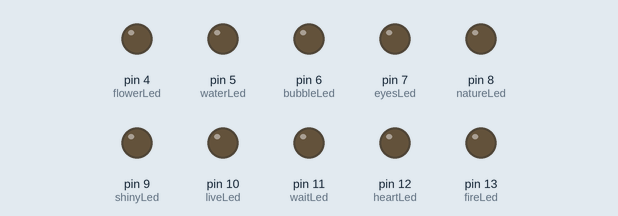
Simulated run of this sketch. Board: Arduino Uno, built with avr-gcc and run on an emulated ATmega328P. Parts: output pins drawn as LEDs (lit = HIGH).

Above: at 1.3 s.
Timing chart, 0 to 5.2 s (numbered marks = the images above):
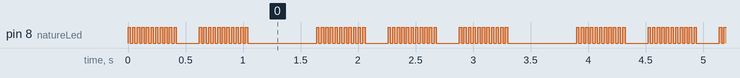

Measured:
- by itself, pin 8 (natureLed): moves between LOW and HIGH, repeating every 2.3 s
- by itself, everything shown: repeats every 2.3 s, in 6 steps

The sketch:

IxD_Arduino_1.ino
```cpp
int fireLed = 13;
int heartLed = 12;
int waitLed = 11;
int liveLed = 10;
int shinyLed = 9;
int natureLed = 8;
int eyesLed = 7;
int bubbleLed = 6;
int waterLed = 5;
int flowerLed = 4;

int fadeAmount = 1;


void setup()
{

  Serial.begin(9600);

  pinMode(fireLed, OUTPUT);
  pinMode(heartLed, OUTPUT);
  pinMode(waitLed, OUTPUT);
  pinMode(liveLed, OUTPUT);
  pinMode(shinyLed, OUTPUT);
  pinMode(natureLed, OUTPUT);
  pinMode(eyesLed, OUTPUT);
  pinMode(bubbleLed, OUTPUT);
  pinMode(waterLed, OUTPUT);
  pinMode(flowerLed, OUTPUT);
}
void loop()
{

//Activate which leds you want

  //fire();
  //heart();
  //wait();
  //live();
  //shiny();
  nature();
  //eyes();
  //bubble();
  //water();
  //flower();

}

void fire()
{
  digitalWrite (fireLed, HIGH);
  delay(50);
  digitalWrite (fireLed, LOW);
  delay(10);
  digitalWrite (fireLed, HIGH);
  delay(100);
  digitalWrite (fireLed, LOW);
  delay(10);
  digitalWrite (fireLed, HIGH);
  delay(500);
  digitalWrite (fireLed, LOW);
  delay(5);
  digitalWrite (fireLed, HIGH);
  delay(750);
  digitalWrite (fireLed, LOW);
  delay(10);
  digitalWrite (fireLed, HIGH);
  delay(2000);
  digitalWrite (fireLed, LOW);
  delay(5);

  digitalWrite (fireLed, HIGH);
  delay(50);
  digitalWrite (fireLed, LOW);
  delay(10);
  digitalWrite (fireLed, HIGH);
  delay(100);
  digitalWrite (fireLed, LOW);
  delay(10);
  digitalWrite (fireLed, HIGH);
  delay(500);
  digitalWrite (fireLed, LOW);
  delay(5);
  digitalWrite (fireLed, HIGH);
  delay(750);
  digitalWrite (fireLed, LOW);
  delay(10);
  digitalWrite (fireLed, HIGH);
  delay(2000);
  digitalWrite (fireLed, LOW);
  delay(5);
}

void heart()
{
  digitalWrite (heartLed, HIGH);
  delay(500);
  digitalWrite (heartLed, LOW);
  delay(50);
  digitalWrite (heartLed, HIGH);
  delay(300);
  digitalWrite (heartLed, LOW);
  delay(75);
  digitalWrite (heartLed, HIGH);
  delay(500);
  digitalWrite (heartLed, LOW);
  delay(50);
  digitalWrite (heartLed, HIGH);
  delay(300);
  digitalWrite (heartLed, LOW);
  delay(75);
  digitalWrite (heartLed, HIGH);
  delay(500);
  digitalWrite (heartLed, LOW);
  delay(50);
  digitalWrite (heartLed, HIGH);
  delay(300);
  digitalWrite (heartLed, LOW);
  delay(75);
  digitalWrite (heartLed, HIGH);
  delay(500);
  digitalWrite (heartLed, LOW);
  delay(50);
  digitalWrite (heartLed, HIGH);
  delay(300);
  digitalWrite (heartLed, LOW);
  delay(75);
  digitalWrite (heartLed, HIGH);
  delay(500);
  digitalWrite (heartLed, LOW);
  delay(50);
  digitalWrite (heartLed, HIGH);
  delay(300);
  digitalWrite (heartLed, LOW);
  delay(75);
  digitalWrite (heartLed, HIGH);
  delay(500);
  digitalWrite (heartLed, LOW);
  delay(50);
  digitalWrite (heartLed, HIGH);
  delay(300);
  digitalWrite (heartLed, LOW);
  delay(75);
  digitalWrite (heartLed, HIGH);
  delay(500);
  digitalWrite (heartLed, LOW);
  delay(50);
  digitalWrite (heartLed, HIGH);
  delay(300);
  digitalWrite (heartLed, LOW);
  delay(75);
  digitalWrite (heartLed, HIGH);
  delay(500);
  digitalWrite (heartLed, LOW);
  delay(50);
  digitalWrite (heartLed, HIGH);
  delay(300);
  digitalWrite (heartLed, LOW);
  delay(75);
  digitalWrite (heartLed, HIGH);
  delay(500);
  digitalWrite (heartLed, LOW);
  delay(50);
  digitalWrite (heartLed, HIGH);
  delay(300);
  digitalWrite (heartLed, LOW);
  delay(75);
}

void wait()
{
  analogWrite(waitLed, 25);
  delay(1000);
  analogWrite(waitLed, 50);
  delay(750);
  analogWrite(waitLed, 100);
  delay(500);
  analogWrite(waitLed, 150);
  delay(250);
  analogWrite(waitLed, 255);
  delay(100);
  analogWrite(waitLed, 5);
  delay(10);
  analogWrite(waitLed, 0);
  delay(300);
  analogWrite(waitLed, 5);
  delay(200);
  analogWrite(waitLed, 0);
  delay(3000);

  analogWrite(waitLed, 25);
  delay(1000);
  analogWrite(waitLed, 50);
  delay(750);
  analogWrite(waitLed, 100);
  delay(500);
  analogWrite(waitLed, 150);
  delay(250);
  analogWrite(waitLed, 255);
  delay(100);
  analogWrite(waitLed, 5);
  delay(10);
  analogWrite(waitLed, 0);
  delay(300);
  analogWrite(waitLed, 5);
  delay(200);
  analogWrite(waitLed, 0);
  delay(3000);

  analogWrite(waitLed, 25);
  delay(1000);
  analogWrite(waitLed, 50);
  delay(750);
  analogWrite(waitLed, 100);
  delay(500);
  analogWrite(waitLed, 150);
  delay(250);
  analogWrite(waitLed, 255);
  delay(100);
  analogWrite(waitLed, 5);
  delay(10);
  analogWrite(waitLed, 0);
  delay(300);
  analogWrite(waitLed, 5);
  delay(200);
  analogWrite(waitLed, 0);
  delay(3000);

  analogWrite(waitLed, 25);
  delay(1000);
  analogWrite(waitLed, 50);
  delay(750);
  analogWrite(waitLed, 100);
  delay(500);
  analogWrite(waitLed, 150);
  delay(250);
  analogWrite(waitLed, 255);
  delay(100);
  analogWrite(waitLed, 5);
  delay(10);
  analogWrite(waitLed, 0);
  delay(300);
  analogWrite(waitLed, 5);
  delay(200);
  analogWrite(waitLed, 0);
  delay(3000);
}

void live()
{

  fadeAmount++;
  analogWrite(liveLed, fadeAmount);
  delay(10 );
  if(fadeAmount == 255)
  {
    fadeAmount = 0;
  }
  Serial.println(fadeAmount);
}

void shiny()
{
  fadeAmount++;
  analogWrite(shinyLed, fadeAmount);
  delay(50);

  if(fadeAmount == 255)
  {
    delay(2000);
    fadeAmount = 0;
  }
}

void nature()
{
  digitalWrite (natureLed, HIGH);
  delay(20);
  digitalWrite (natureLed, LOW);
  delay(20);
  digitalWrite (natureLed, HIGH);
  delay(20);
  digitalWrite (natureLed, LOW);
  delay(20);
  digitalWrite (natureLed, HIGH);
  delay(20);
  digitalWrite (natureLed, LOW);
  delay(20);
  digitalWrite (natureLed, HIGH);
  delay(20);
  digitalWrite (natureLed, LOW);
  delay(20);
  digitalWrite (natureLed, HIGH);
  delay(20);
  digitalWrite (natureLed, LOW);
  delay(20);
  digitalWrite (natureLed, HIGH);
  delay(20);
  digitalWrite (natureLed, LOW);
  delay(20);
  digitalWrite (natureLed, HIGH);
  delay(20);
  digitalWrite (natureLed, LOW);
  delay(20);
  digitalWrite (natureLed, HIGH);
  delay(20);
  digitalWrite (natureLed, LOW);
  delay(20);
  digitalWrite (natureLed, HIGH);
  delay(20);
  digitalWrite (natureLed, LOW);
  delay(20);
  digitalWrite (natureLed, HIGH);
  delay(20);
  digitalWrite (natureLed, LOW);
  delay(20);
  digitalWrite (natureLed, HIGH);
  delay(20);
  digitalWrite (natureLed, LOW);
  delay(200);

  digitalWrite (natureLed, HIGH);
  delay(20);
  digitalWrite (natureLed, LOW);
  delay(20);
  digitalWrite (natureLed, HIGH);
  delay(20);
  digitalWrite (natureLed, LOW);
  delay(20);
  digitalWrite (natureLed, HIGH);
  delay(20);
  digitalWrite (natureLed, LOW);
  delay(20);
  digitalWrite (natureLed, HIGH);
  delay(20);
  digitalWrite (natureLed, LOW);
  delay(20);
  digitalWrite (natureLed, HIGH);
  delay(20);
  digitalWrite (natureLed, LOW);
  delay(20);
  digitalWrite (natureLed, HIGH);
  delay(20);
  digitalWrite (natureLed, LOW);
  delay(20);
  digitalWrite (natureLed, HIGH);
  delay(20);
  digitalWrite (natureLed, LOW);
  delay(20);
  digitalWrite (natureLed, HIGH);
  delay(20);
  digitalWrite (natureLed, LOW);
  delay(20);
  digitalWrite (natureLed, HIGH);
  delay(20);
  digitalWrite (natureLed, LOW);
  delay(20);
  digitalWrite (natureLed, HIGH);
  delay(20);
  digitalWrite (natureLed, LOW);
  delay(20);
  digitalWrite (natureLed, HIGH);
  delay(20);
  digitalWrite (natureLed, LOW);
  delay(600);

  digitalWrite (natureLed, HIGH);
  delay(20);
  digitalWrite (natureLed, LOW);
  delay(20);
  digitalWrite (natureLed, HIGH);
  delay(20);
  digitalWrite (natureLed, LOW);
  delay(20);
  digitalWrite (natureLed, HIGH);
  delay(20);
  digitalWrite (natureLed, LOW);
  delay(20);
  digitalWrite (natureLed, HIGH);
  delay(20);
  digitalWrite (natureLed, LOW);
  delay(20);
  digitalWrite (natureLed, HIGH);
  delay(20);
  digitalWrite (natureLed, LOW);
  delay(20);
  digitalWrite (natureLed, HIGH);
  delay(20);
  digitalWrite (natureLed, LOW);
  delay(20);
  digitalWrite (natureLed, HIGH);
  delay(20);
  digitalWrite (natureLed, LOW);
  delay(20);
  digitalWrite (natureLed, HIGH);
  delay(20);
  digitalWrite (natureLed, LOW);
  delay(20);
  digitalWrite (natureLed, HIGH);
  delay(20);
  digitalWrite (natureLed, LOW);
  delay(20);
  digitalWrite (natureLed, HIGH);
  delay(20);
  digitalWrite (natureLed, LOW);
  delay(20);
  digitalWrite (natureLed, HIGH);
  delay(20);
  digitalWrite (natureLed, LOW);
  delay(200);
}

void eyes()
{
  digitalWrite (eyesLed, HIGH);
  delay(3000);
  digitalWrite (eyesLed, LOW);
  delay(150);

  digitalWrite (eyesLed, HIGH);
  delay(2000);
  digitalWrite (eyesLed, LOW);
  delay(100);

  digitalWrite (eyesLed, HIGH);
  delay(1500);
  digitalWrite (eyesLed, LOW);
  delay(150);
}

void bubble()
{
  digitalWrite (bubbleLed, HIGH);
  delay(150);
  digitalWrite (bubbleLed, LOW);
  delay(150);
}

void water()
{
  digitalWrite (waterLed, HIGH);

}

void flower()
{
  digitalWrite (flowerLed, HIGH);
  delay(150);
  digitalWrite (flowerLed, LOW);
  delay(150);
}
```
